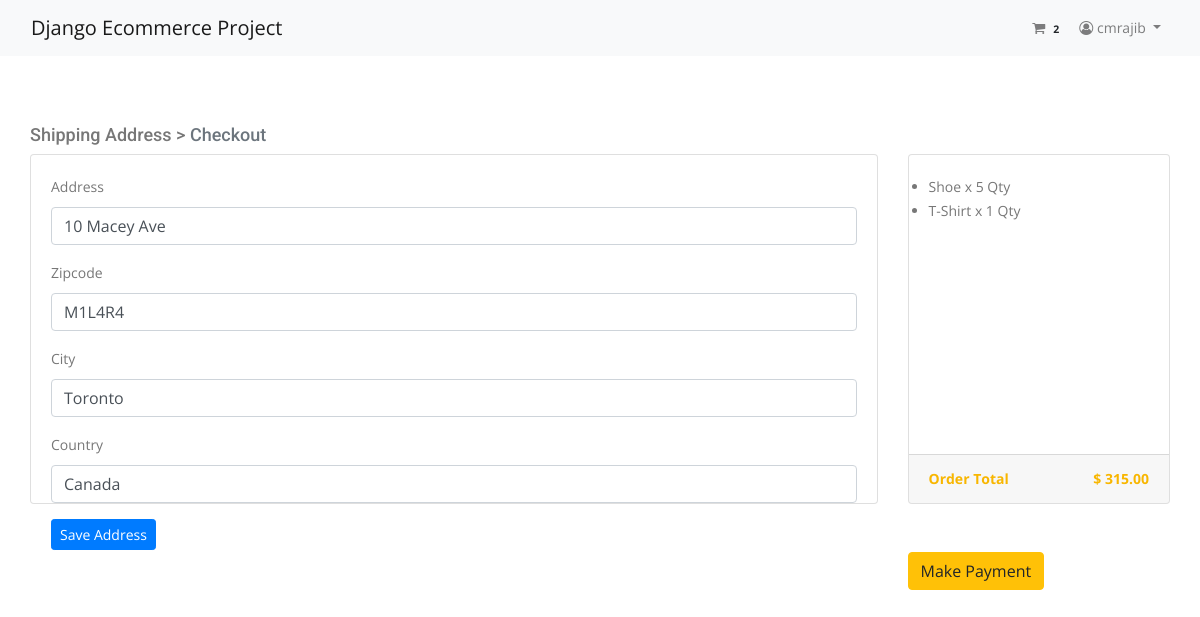
Screenshot of /payment/checkout/ (signed in) with the database file from the repository.
### App_Login/models.py (models this page shows, shortened)
class User(AbstractBaseUser, PermissionsMixin):
    email = models.EmailField(unique=True, null=False)
    is_staff = models.BooleanField(
        ugettext_lazy('Staff'), default=False,
        help_text=ugettext_lazy('Designates whether the user can log in the site')
    )
    is_active = models.BooleanField(
        ugettext_lazy('active'),
        default=True,
        help_text=ugettext_lazy('Designates whether this user should be treatea as active')
    )
    USERNAME_FIELD = 'email'
    objects = MyUserManager()

class Profile(models.Model):
    user = models.OneToOneField(User, on_delete=models.CASCADE, related_name='profile')
    username = models.CharField(max_length=264, null=True, blank=True)
    full_name = models.CharField(max_length=264, null=True, blank=True)
    address_1 = models.TextField(max_length=300, null=True, blank=True)
    city = models.CharField(max_length=40, null=True, blank=True)
    zipcode = models.CharField(max_length=10, null=True, blank=True)
    country = models.CharField(max_length=20, null=True, blank=True)
    phone = models.CharField(max_length=20, null=True, blank=True)
    date_joined = models.DateTimeField(auto_now_add=True)

### App_Order/models.py (models this page shows, shortened)
class Order(models.Model):
    orderitems = models.ManyToManyField(Cart)
    user = models.ForeignKey(settings.AUTH_USER_MODEL, on_delete=models.CASCADE)
    ordered = models.BooleanField(default=False)
    created = models.DateTimeField(auto_now_add=True)
    paymentId = models.CharField(max_length=264, blank=True, null=True)
    orderId = models.CharField(max_length=200, blank=True, null=True)
    def get_totals(self):
        total = 0
        for order_item in self.orderitems.all():
            total += float(order_item.get_total())
        return total

class Cart(models.Model):
    user = models.ForeignKey(settings. AUTH_USER_MODEL, on_delete=models.CASCADE,related_name='cart')
    item = models.ForeignKey(Product,on_delete=models.CASCADE)
    quantity = models.IntegerField(default=1)
    purchased = models.BooleanField(default=False)
    created = models.DateTimeField(auto_now_add=True)
    updated = models.DateTimeField(auto_now=True)
    def get_total(self):
        total = self.item.price * self.quantity
        float_total = format(total, '0.2f')
        return float_total

### App_Payment/models.py (models this page shows, shortened)
class BillingAddress(models.Model):
    user = models.ForeignKey(settings.AUTH_USER_MODEL, on_delete=models.CASCADE)
    address = models.CharField(max_length=264, blank=True)
    zipcode = models.CharField(max_length=10, blank=True)
    city = models.CharField(max_length=30, blank=True)
    country = models.CharField(max_length=20, blank=True)
    def is_fully_filled(self):
        field_names = [f.name for f in self._meta.get_fields()]
        for field_name in field_names:
            value = getattr(self,field_name)
            if value is None or value=='':
                return False
        return True
    class Meta:
        verbose_name_plural = "Billing Addresses"

### App_Shop/models.py (models this page shows, shortened)
class Product(models.Model):
    mainimage = models.ImageField(upload_to='Product')
    name = models.CharField(max_length=264)
    category = models.ForeignKey(Category, on_delete=models.CASCADE, related_name='category')
    preview_text = models.TextField(max_length=200, verbose_name='Preview Text')
    details_text = models.TextField(max_length=1000, verbose_name='Description')
    price = models.FloatField()
    old_price = models.FloatField(default=0.0)
    created = models.DateTimeField(auto_now_add=True)
    class Meta:
        ordering = ['created',]

### App_Payment/views.py (the view)
# urls.py: path('checkout/', views.checkout, name="checkout"),
@login_required
def checkout(request):
    saved_address = BillingAddress.objects.get_or_create(user=request.user)
    saved_address = saved_address[0]
    form = BillingForm(instance=saved_address)
    if request.method == 'POST':
        form = BillingForm(request.POST, instance=saved_address)
        if form.is_valid():
            form.save()
            form = BillingForm(instance=saved_address)
            messages.success(request, "Shipping Address Seved!")
    order_qs = Order.objects.filter(user=request.user, ordered=False)
    order_items = order_qs[0].orderitems.all()
    order_total = order_qs[0].get_totals()
    return render(request, 'App_Payment/checkout.html',
                  context={'form':form,'order_items':order_items,'order_total':order_total,
                           'saved_address':saved_address})

### App_Payment/forms.py
class BillingForm(forms.ModelForm):
    class Meta:
        model = BillingAddress
        fields = ['address','zipcode','city','country']

### App_Order/templatetags/cart_tag.py (called while the page is built)
@register.filter
def cart_total(user):
    order = Order.objects.filter(user=user, ordered=False)
    if order.exists():
        return order[0].orderitems.count()
    else:
        return 0

### templates/App_Payment/checkout.html (shortened to what this page needs)
{% extends 'base.html' %}
{% load crispy_forms_tags %}
{% block body_block %}
<div class="container mt-5">
  <h4 class="md-3">
    Shipping Address > <span class="text-muted">Checkout</span>
  </h4>
  <div class="row">
    <div class="col-md-9">
      <div class="card mb-5">
        <div class="card-body">
            <form method="POST">
              {{ form|crispy }}
              <button type="submit" class="btn btn-primary btn-sm">Save Address</button>
            </form>
        </div>
      </div>
    </div>
    <div class="col-md-3">
      <div class="card">
        <div class="card-body">
          <ul class="list-group list-group-flush">
            {% for order_item in order_items %}
            <li class="lsit-group-item">
{{ order_item.item.name }} x {{ order_item.quantity }} Qty
            </li>
            {% endfor %}
          </ul>
        </div>
        <div class="card-footer">
          <span class="fload-left"><b>Order Total</b></span>
          <span class="float-right" ><b>$ {{ order_total|floatformat:2 }}</b></span>
        </div>
      </div>
<br><br>
  {% if saved_address.is_fully_filled %}
<a href="" class="btn btn-warning btn-md">Make Payment</a>
  {% else %}
<div class="alert alert-info">
  <p>Please fill up all the information to make a  payment</p>
</div>
  {% endif %}
    </div>
  </div>
</div>
<br><br><br><br>
{% endblock %}

### templates/navbar.html (shortened to what this page needs)
{% load cart_tag %}
<nav class="navbar navbar-expand-lg navbar-light bg-light">
  <div class="container">
    <a class="navbar-brand" href="{% url 'App_Shop:home' %}"> Django Ecommerce Project</a>
<div class="collapse navbar-collapse" id="navbarNav">
  <ul class="navbar-nav ml-auto">
    {% if request.user.is_authenticated %}
    <li class="nav-item">
 <a class="nav-link" href=" {% url 'App_Order:cart' %} ">
   <i class="fa fa-shopping-cart" aria-hidden="true"></i>
<span class="badge badge-light"> {{ request.user | cart_total }}</span>
 </a>
    </li>
  <li class="nav-item dropdown">
 <a class="nav-link dropdown-toggle" href="#" id="navbarDropdown" role="button"
 data-toggle="dropdown" aria-haspopup="true" aria-expanded="false">
<i class="fa fa-user-circle-o"></i> {{ request.user.profile.username }}  </a>
  </li>
{% else %}
 <li class="nav-item">
   <a href="{% url 'App_Login:login' %}" class="btn btn-info btn-sm"> Login</a>
   <a href="{% url 'App_Login:signup' %}" class="btn btn-info btn-sm"> Signup</a>
 </li>
{% endif %}
  </ul>
    </div>
  </div>
</nav>

### static/css/style.css (style rules this page uses)
a { text-decoration: none; -webkit-transition: all 0.3s ease-in-out; -o-transition: all 0.3s ease-in-out; transition: all 0.3s ease-in-out; }
body { line-height: 24px; font-size: 14px; font-family: "Open Sans", sans-serif; font-weight: normal; color: #777777; }
h1, h2, h3, h4, h5, h6 { font-family: "Roboto", sans-serif; font-weight: 500; }
@media (min-width: 1200px) { .container { max-width: 1200px; } }
b, sup, sub, u, del { color: #f8b600; }
h4 { font-size: 18px; }

### templates/base.html (style rules this page uses)
.card { height: 350px; }

### rows the page displays
User: user|cart_total "2", user.profile.username "cmrajib"
BillingAddress: address "10 Macey Ave", zipcode "M1L4R4", city "Toronto", country "Canada"
Cart: item.name "Shoe", quantity "5"
Cart: item.name "T-Shirt", quantity "1"

### other values shown
{{ order_total|floatformat:2 }} "315.00"
